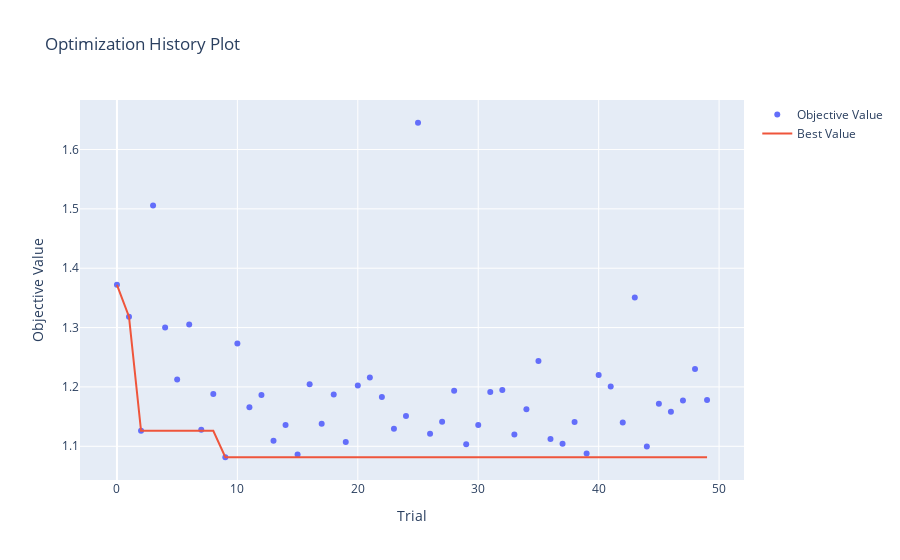

Here is the notebook cell this chart was saved with:
### Markdown cell above
## 📊 **Testando features**

Para testar a eficácia das features selecionadas, é possível utilizar o `optuna`, uma biblioteca de otimização de hiperparâmetros que permite encontrar os melhores parâmetros para um modelo de aprendizado de máquina. Apesar de normalmente ser utilizada para otimizar hiperparâmetros, neste caso utilizaremos o optuna para verificar o funcionamento de um modelo `RandomForestRegressor` com as features selecionadas, verificando se são funcionais.

Em primeiro caso, iremos aplicar o `optuna` nos dados *derivados* citados anteriormente, para verificar a eficácia das features selecionadas.

### Code cell
def objective_teste1(trial):
    """
    Função objetivo para otimização de hiperparâmetros do RandomForestRegressor.

    Args:
        trial: Objeto Trial do Optuna para gerenciar os hiperparâmetros.

    Returns:
        float: Erro quadrático médio (MSE) nos dados de teste.
    """

    features = ["density", "formation_energy_per_atom", "nsites", 
                "symmetry_encoded", "dieletric_constant", "average_atomic_number", 
                "densidade_atômica"]
    target = "band_gap"
    X = df[features]
    y = df[target]

    X_train, X_test, y_train, y_test = train_test_split(X, y, test_size=0.3)

    model = RandomForestRegressor(
        n_estimators=trial.suggest_int("n_estimators", 2, 20),
        max_depth=trial.suggest_int("max_depth", 2, 20),
    )

    model.fit(X_train, y_train)

    y_pred = model.predict(X_test)

    mse = mean_squared_error(y_test, y_pred)

    return mse

study = optuna.create_study(direction="minimize")
study.optimize(objective_teste1, n_trials=50, show_progress_bar=True)

print(f'Os melhores parâmetros encontrados foram: {study.best_params}')
print(f'O melhor valor encontrado de RMSE foi: {study.best_value}')
print(f'O melhor trial foi: {study.best_trial}')

optuna.visualization.plot_optimization_history(study)

### Figure 1 — Plotly figure (JSON) as saved in the notebook; plotly's stock layout.template omitted (floating-point values rounded to 4 significant figures)
{"data": [{"mode": "markers", "name": "Objective Value", "type": "scatter", "x": [0, 1, 2, 3, 4, 5, 6, 7, 8, 9, 10, 11, 12, 13, 14, 15, 16, 17, 18, 19, 20, 21, 22, 23, 24, 25, 26, 27, 28, 29, 30, 31, 32, 33, 34, 35, 36, 37, 38, 39, 40, 41, 42, 43, 44, 45, 46, 47, 48, 49], "y": [1.372, 1.318, 1.126, 1.506, 1.3, 1.213, 1.305, 1.128, 1.188, 1.082, 1.273, 1.166, 1.187, 1.109, 1.136, 1.086, 1.204, 1.138, 1.187, 1.107, 1.202, 1.216, 1.183, 1.129, 1.151, 1.645, 1.121, 1.141, 1.194, 1.104, 1.136, 1.191, 1.195, 1.12, 1.163, 1.244, 1.112, 1.104, 1.141, 1.088, 1.22, 1.201, 1.14, 1.351, 1.099, 1.172, 1.158, 1.177, 1.23, 1.178]}, {"mode": "lines", "name": "Best Value", "type": "scatter", "x": [0, 1, 2, 3, 4, 5, 6, 7, 8, 9, 10, 11, 12, 13, 14, 15, 16, 17, 18, 19, 20, 21, 22, 23, 24, 25, 26, 27, 28, 29, 30, 31, 32, 33, 34, 35, 36, 37, 38, 39, 40, 41, 42, 43, 44, 45, 46, 47, 48, 49], "y": [1.372, 1.318, 1.126, 1.126, 1.126, 1.126, 1.126, 1.126, 1.126, 1.082, 1.082, 1.082, 1.082, 1.082, 1.082, 1.082, 1.082, 1.082, 1.082, 1.082, 1.082, 1.082, 1.082, 1.082, 1.082, 1.082, 1.082, 1.082, 1.082, 1.082, 1.082, 1.082, 1.082, 1.082, 1.082, 1.082, 1.082, 1.082, 1.082, 1.082, 1.082, 1.082, 1.082, 1.082, 1.082, 1.082, 1.082, 1.082, 1.082, 1.082]}, {"marker": {"color": "#cccccc"}, "mode": "markers", "name": "Infeasible Trial", "showlegend": false, "type": "scatter", "x": [], "y": []}], "layout": {"title": {"text": "Optimization History Plot"}, "xaxis": {"title": {"text": "Trial"}}, "yaxis": {"title": {"text": "Objective Value"}}}}
